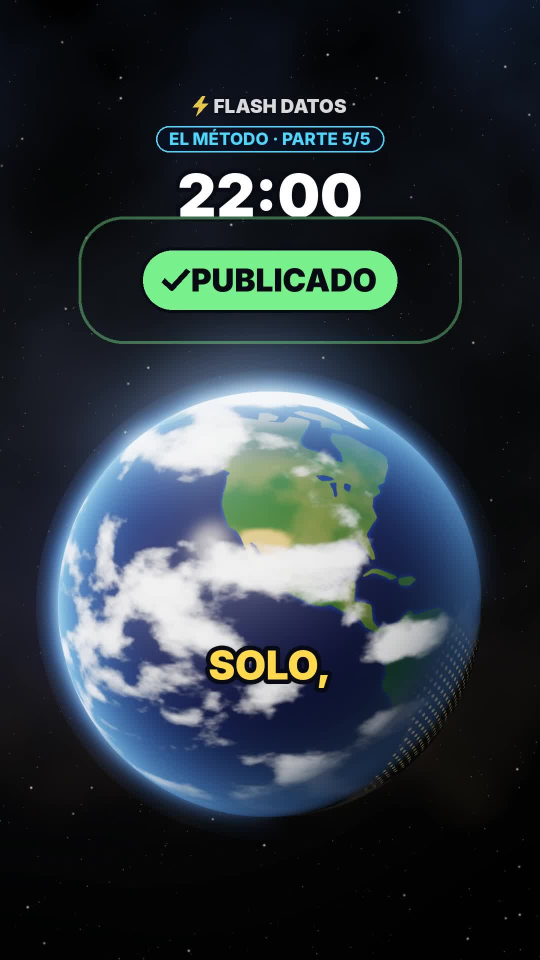
#> input picture videos/25-metodo-parte-5/portada.jpg, 1080 x 1920 px (shown at 1/2 size); its folder holds only this picture in this run
$ python -i escena.py   (imports and definitions only)
#> lines starting #> are read from the running program, lines starting #| are printed output that depends on the picture
### motor/noise.py
import numpy as np
rng = np.random.default_rng(7)
PERM = rng.permutation(256)
P = np.concatenate([PERM, PERM]).astype(np.int64)
VALS = rng.random(256)


def _hash(ix, iy, iz):
    return VALS[P[P[P[ix & 255] + (iy & 255)] + (iz & 255)]]


def vnoise(x, y, z):
    xi, yi, zi = np.floor(x).astype(np.int64), np.floor(y).astype(np.int64), np.floor(z).astype(np.int64)
    xf, yf, zf = x - xi, y - yi, z - zi
    u, v, w = xf * xf * (3 - 2 * xf), yf * yf * (3 - 2 * yf), zf * zf * (3 - 2 * zf)
    c000 = _hash(xi, yi, zi); c100 = _hash(xi + 1, yi, zi)
    c010 = _hash(xi, yi + 1, zi); c110 = _hash(xi + 1, yi + 1, zi)
    c001 = _hash(xi, yi, zi + 1); c101 = _hash(xi + 1, yi, zi + 1)
    c011 = _hash(xi, yi + 1, zi + 1); c111 = _hash(xi + 1, yi + 1, zi + 1)
    x00 = c000 + u * (c100 - c000); x10 = c010 + u * (c110 - c010)
    x01 = c001 + u * (c101 - c001); x11 = c011 + u * (c111 - c011)
    y0 = x00 + v * (x10 - x00); y1 = x01 + v * (x11 - x01)
    return y0 + w * (y1 - y0)


def fbm(x, y, z, octaves=5, lac=2.0, gain=0.5, seed=0.0):
#> called with octaves = 5, lac = 2, gain = 0.5, seed = 2525
    tot, amp, norm, f = 0.0, 1.0, 0.0, 1.0
    for o in range(octaves):
        off = seed * 17.31 + o * 31.7
        tot = tot + amp * vnoise(x * f + off, y * f - off * 0.7, z * f + off * 1.3)
        norm += amp; amp *= gain; f *= lac
    return tot / norm


def smooth(a, b, x):
    t = np.clip((x - a) / (b - a), 0, 1)
    return t * t * (3 - 2 * t)


def mix(a, b, t):
    t = t[..., None]
    return np.asarray(a) * (1 - t) + np.asarray(b) * t

### videos/25-metodo-parte-5/escena.py
"""Flash Datos · video 25 · Serie "El método", parte 5/5: todo conectado, así funciona solo.

La Tierra con la luz del día que cambia: un botón PUBLICAR que se aprieta solo; Metricool
(nodo verde) reparte el video a tres nodos en órbita (YouTube, Instagram y TikTok); un Sol
que sale por la izquierda, pasa por arriba y se pone a la derecha marca las tres tareas de
Claude (reporte de la mañana, video del día, verificación de la tarde); un celular con el
"SÍ" y el aviso si algo falla; y al final la cámara se aleja y siete nodos (Claude,
ElevenLabs, GitHub, Metricool y las tres redes) forman una constelación alrededor de la
Tierra: el método completo. Cierre de la serie sin suspenso.

Uso:
  python3 escena.py info
  python3 escena.py test 1 5 12 ...
  python3 escena.py chunk <ini> <fin> <out>
"""
import json, math, os, subprocess, sys
import numpy as np
from PIL import Image, ImageDraw, ImageFont
from scipy.ndimage import gaussian_filter, zoom as ndzoom

BASE = os.path.dirname(os.path.abspath(__file__))
W, H, FPS = 1080, 1920, 30
TY = math.tan(math.radians(20)); TX = TY * W / H
PIX = 2 * TY / H

xs = ((np.arange(W) + 0.5) / W * 2 - 1) * TX
ys = (1 - (np.arange(H) + 0.5) / H * 2) * TY
DX, DY = np.meshgrid(xs, ys)
NRM = np.sqrt(DX * DX + DY * DY + 1)
DIRS = np.stack([DX / NRM, DY / NRM, -1 / NRM], axis=-1)

# [1 line not run here, left out]


def lin(c):
    return np.asarray(c, dtype=np.float32) ** 2.2


# [1 line not run here, left out]
# [1 line that did not run here, left out]


# [12 lines left out: function sample, not called in this run]


def smooth(a, b, x):
    t = np.clip((x - a) / (b - a), 0, 1)
    return t * t * (3 - 2 * t)


# [10 lines left out: functions rot_y, rot_x, not called in this run]


def latlon(v):
    return np.arcsin(np.clip(v[..., 1], -1, 1)), np.arctan2(v[..., 0], v[..., 2])


LIGHT0 = LIGHT.copy()
LCOL = np.array([1.0, 1.0, 1.0])


# ---------------- fondo: estrellas y nebulosa azul-dorada (distinta a las partes 1-4) ----------------
def make_background():
    rng = np.random.default_rng(25)
    bg = np.zeros((H, W, 3), np.float32)
    n = 2000
    x = rng.integers(0, W, n); y = rng.integers(0, H, n)
    inten = 0.025 + 0.45 * rng.random(n) ** 7
    tint = rng.random(n)
    col = np.stack([0.86 + 0.14 * tint, 0.88 + 0.04 * tint, 1.0 - 0.25 * tint], -1)
    np.add.at(bg, (y, x), col * inten[:, None])
    bg = gaussian_filter(bg, (0.6, 0.6, 0))
    big = np.zeros_like(bg)
    m = 50
    bx = rng.integers(0, W, m); by = rng.integers(0, H, m)
    np.add.at(big, (by, bx), np.array([1.0, 0.95, 0.88]) * (1.5 + 3 * rng.random(m))[:, None])
    bg += gaussian_filter(big, (1.3, 1.3, 0))
    from noise import fbm
    gy, gx = np.mgrid[0:120, 0:68] / 34.0
    neb = fbm(gx, gy, np.full_like(gx, 5.1), 5, seed=2525)
    neb = ndzoom(neb, (H / 120, W / 68), order=1)
    neb = np.clip((neb - 0.45) * 2.4, 0, 1) ** 1.5
    yy = np.linspace(0, 1, H)[:, None]
    bg += neb[..., None] * (np.array([0.012, 0.026, 0.060], np.float32) * (1 - yy[..., None]) + np.array([0.050, 0.030, 0.010], np.float32) * yy[..., None])
    return bg


BG = make_background()

# ---------------- línea de tiempo ----------------
# [1 line not run here, left out]
# [1 line that did not run here, left out]
# [1 line that did not run here, left out]
# [1 line that did not run here, left out]
# [1 line that did not run here, left out]
# [1 line that did not run here, left out]
# [1 line that did not run here, left out]
# [1 line that did not run here, left out]
# [1 line that did not run here, left out]
# [1 line that did not run here, left out]
# [1 line that did not run here, left out]
# [1 line that did not run here, left out]
# [1 line that did not run here, left out]
# [1 line that did not run here, left out]
# [1 line that did not run here, left out]
# [1 line that did not run here, left out]
# [1 line that did not run here, left out]
# [1 line that did not run here, left out]
# [1 line that did not run here, left out]

NETS = [("YOUTUBE", (1.0, 0.32, 0.32)), ("INSTAGRAM", (1.0, 0.45, 0.80)), ("TIKTOK", (0.35, 0.92, 0.92))]
CONST = [("CLAUDE", (1.0, 0.82, 0.25)), ("ELEVENLABS", (0.30, 0.85, 1.0)), ("GITHUB", (0.92, 0.94, 1.0)),
         ("METRICOOL", (0.47, 0.94, 0.55)), ("YOUTUBE", (1.0, 0.32, 0.32)), ("INSTAGRAM", (1.0, 0.45, 0.80)),
         ("TIKTOK", (0.35, 0.92, 0.92))]
MC_COL = (0.47, 0.94, 0.55)
def ease(s):
    s = min(max(s, 0.0), 1.0)
    return s * s * s * (s * (6 * s - 15) + 10)


def ease_out(s):
    s = min(max(s, 0.0), 1.0)
    return 1 - (1 - s) ** 3


def lerp(a, b, s):
    return a + (b - a) * s


# [19 lines left out: functions keyinterp, shot, not called in this run]


SUN_KEYS = []


def sun_theta(t):
    keys = [(DAY0, 172.0), (MA0, 162.0), (MA1, 132.0), (VI0, 118.0), (VI1, 64.0), (TR0, 46.0), (DAY1, 12.0)]
    return math.radians(keyinterp(t, keys))


def sun_pos(t):
    th = sun_theta(t)
    return (1.55 * math.cos(th), 0.12 + 1.38 * math.sin(th), -2.4)


# [16 lines left out: functions sun_col, set_light, not called in this run]


R_NET = 1.22
TILT = math.radians(18)


def ring_pos(a, R, tilt, y0=0.0):
    x, z = R * math.cos(a), R * math.sin(a)
    return (x, y0 - z * math.sin(tilt), z * math.cos(tilt))


def net_pos(i, t):
    return ring_pos(0.42 * t + i * 2 * math.pi / 3 + 0.9, R_NET, TILT)


R_CON = 1.72
TILT_C = math.radians(24)


def const_pos(i, t):
    return ring_pos(0.22 * t + i * 2 * math.pi / 7 + 1.2, R_CON, TILT_C, 0.05)


def const_on(i, t):
    t0 = CIA[0] + 0.4 + i * 0.42
    return ease_out((t - t0) / 0.35)


# [125 lines left out: functions bodies, camera, shade, draw_sphere, not called in this run]


def bloom(img):
    small = img[::4, ::4]
    br = np.clip(small - 0.9, 0, None)
    g = gaussian_filter(br, (5, 5, 0)) * 0.55 + gaussian_filter(br, (22, 22, 0)) * 0.85 + gaussian_filter(br, (60, 60, 0)) * 0.5
    return img + ndzoom(g, (4, 4, 1), order=1)[:H, :W]


# [10 lines left out: functions tonemap, project, not called in this run]

# ---------------- texto ----------------
FD = os.path.join(BASE, "fonts", "")
_fc = {}


# [5 lines left out: function font, not called in this run]


YELLOW = (255, 216, 77); CYAN = (79, 216, 255); WHITE = (255, 255, 255); RED = (255, 84, 84)
GREEN = (120, 240, 140); PINK = (255, 115, 168)
INK = (8, 10, 20); PANEL = (12, 18, 38)


def txt(d, xy, s, size, col, A, face="Inter-Black.otf", stroke=8, anchor="mm"):
    d.text(xy, s, font=font(face, size), fill=col + (A,), anchor=anchor, stroke_width=stroke, stroke_fill=INK + (A,))


# [15 lines left out: function groups_for_part, not called in this run]


CAPS = []
# [6 lines not run here, left out]


def is_hl(w):
    raw = w.strip(".,:…?¿!¡()")
    return any(ch.isdigit() for ch in raw) or (raw.isupper() and len(raw) > 1)


# [28 lines left out: functions draw_caption, fade, not called in this run]


def bolt(cx, cy, s):
    pts = [(0.58, 0.0), (0.12, 0.56), (0.44, 0.56), (0.30, 1.0), (0.88, 0.38), (0.55, 0.38), (0.74, 0.0)]
    return [(cx + (px - 0.5) * s, cy + (py - 0.5) * s) for px, py in pts]


# [105 lines left out: functions draw_watermark, badge, flash_alpha, laptop, cloud, gear and 5 more, not called in this run]


def mono(size):
    return font("Inter-ExtraBold.otf", size)


# ---------------- gráficos de esta parte ----------------
def rgb(c):
    return tuple(int(255 * x) for x in c)


def check(d, cx, cy, s, col, A, w=None):
    w = w or max(4, int(s * 0.16))
    d.line([(cx - 0.45 * s, cy), (cx - 0.12 * s, cy + 0.32 * s), (cx + 0.5 * s, cy - 0.38 * s)], fill=col + (A,), width=w, joint="curve")


# [76 lines left out: functions clock, draw_hook, draw_metricool, not called in this run]


# [1 line that did not run here, left out]


# [273 lines left out: functions draw_tareas, draw_timeline, bulb, draw_day, phone, draw_si and 6 more, not called in this run]


# [20 lines not run here, left out]

>>> import cv2
>>> picture = cv2.imread('portada.jpg', cv2.IMREAD_GRAYSCALE)
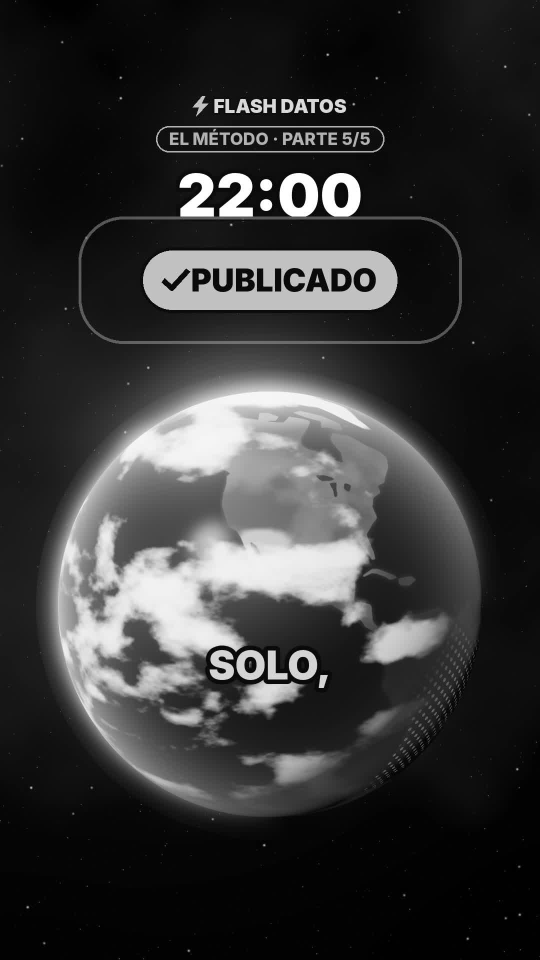
#> picture: shape (1920, 1080) (shown at 1/2 size); min 0, max 255, mean 52.6
>>> result = bloom(picture)
#> in bloom, `small = img[::4, ::4]`:
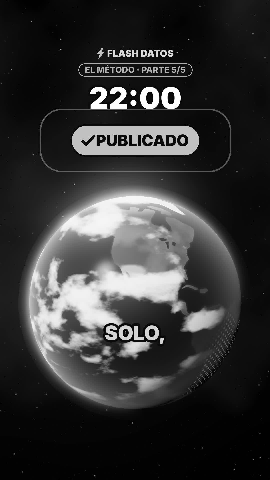
#> small: shape (480, 270); min 0, max 255, mean 52.5
#> (the run stopped early here; a loop or call above may not have finished)
